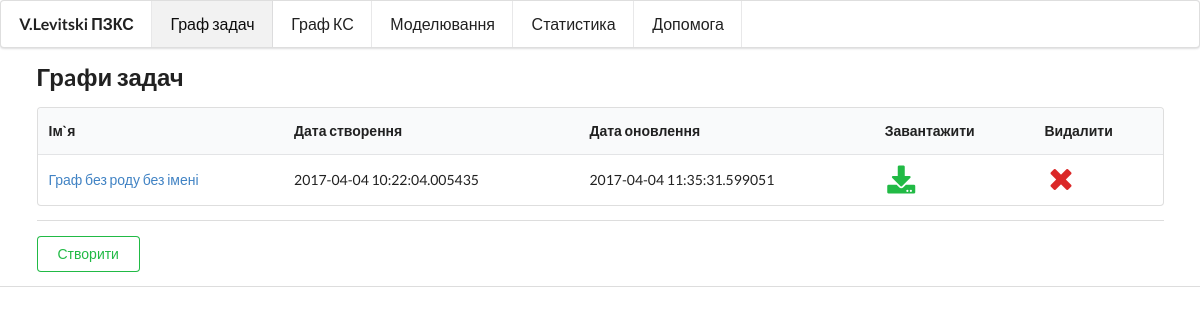
/task-graph/, run on an earlier commit of the app's database.
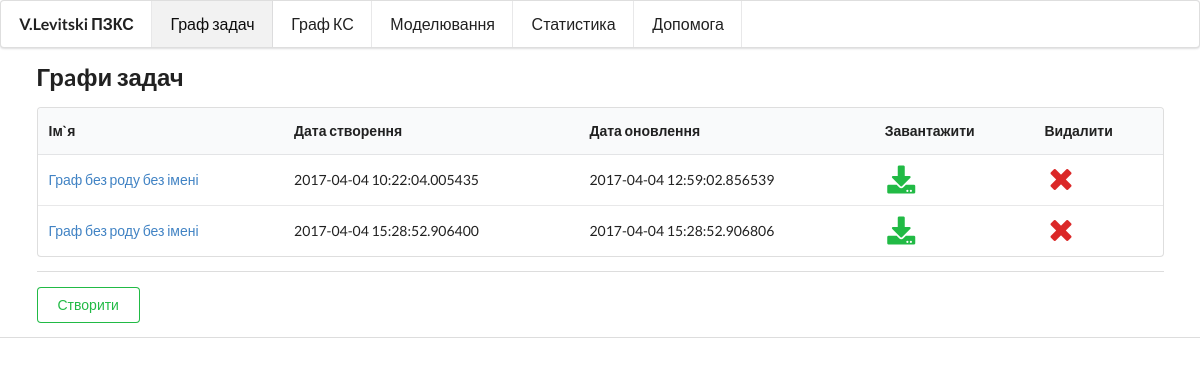
And on a later commit of the database.
### app.py (models this page shows)
class TaskGraph(db.Model):
    id = db.Column(db.Integer, primary_key=True, autoincrement=True)
    name = db.Column(db.String)
    created_at = db.Column(db.DateTime)
    updated_at = db.Column(db.DateTime)
    data = db.Column(db.String)

### app.py (the view)
@app.route('/task-graph/')
def task_graph():
    graphs = TaskGraph.query.all()
    return render_template('task_graph.html', graphs=graphs)

### templates/task_graph.html (shortened to what this page needs)
{% extends "index.html" %}
{% block head %}
    {{ super() }}
{% endblock %}
{% block content %}
    {{ super() }}
    <div class="ui container">
        {% if graphs %}
            <h2>Грaфи задач</h2>
            <table class="ui table">
                <thead>
                <tr>
                    <th>Ім`я</th>
                    <th>Дата створення</th>
                    <th>Дата оновлення</th>
                    <th>Завантажити</th>
                    <th>Видалити</th>
                </tr>
                </thead>
                <tbody>
                {% for g in graphs %}
                    <tr>
                        <td>
                            <a href="{{ url_for('save_task_graph',id=g.id) }}">
                                {{ g.name }}
                            </a>
                        </td>
                        <td>{{ g.created_at }}</td>
                        <td>{{ g.updated_at }}</td>
                        <td>
                            <a href="{{ url_for('download_task_graph', id=g.id) }}"><i
                                    class="download big green icon"></i></a>
                        </td>
                        <td>
                            <a href="{{ url_for('delete_task_graph', id=g.id) }}"><i
                                    class="remove big red icon"></i></a></td>
                    </tr>
                {% endfor %}
                </tbody>
            </table>
        {% endif %}
        <div class="ui divider"></div>
        <a class="ui basic positive button"
           href="{{ url_for('save_task_graph') }}">Створити</a></div>
    </div>
{% endblock %}

### templates/index.html (shortened to what this page needs)
{% extends "base.html" %}
{% block head %}
{{ super() }}
{% endblock %}
{% block content %}
<div class="ui big menu">
    <span class="header item">V.Levitski ПЗКС</span>
    <a href="{{ url_for('task_graph') }}"
       class="{% if 'task_graph' in request.endpoint %}active{% endif %} item">
        Граф задач</a>
    <a href="{{ url_for('cs_graph') }}"
       class="{% if 'cs_graph' in request.endpoint %}active{% endif %} item">
        Граф КС</a>
    <a href="{{ url_for('modeling') }}"
       class="{% if 'modeling' in request.endpoint %}active{% endif %} item">
        Моделювання</a>
    <a href="{{ url_for('statistics') }}"
       class="{% if 'statistics' in request.endpoint%}active{% endif %} item">
        Статистика</a>
    <a href="{{ url_for('help') }}"
       class="{% if 'help' in request.endpoint %}active{% endif %} item">
        Допомога</a>
</div>
{% endblock %}

### templates/base.html (shortened to what this page needs)
<!doctype html>
<html>
<head>
    {% block head %}
    <link rel="stylesheet"
          href="https://cdnjs.cloudflare.com/ajax/libs/semantic-ui/2.2.9/semantic.min.css">
    {% endblock %}
</head>
<body>
<div id="content">{% block content %}{% endblock %}</div>
<div id="footer" class="footer-right">
    {% block footer %}
        <div class="ui divider"></div>
    {% endblock %}
</div>
</body>
</html>

What changed in the data, as far as the page shows it:
changed TaskGraph (number 1 of 2 on the later page): updated_at "2017-04-04 11:35:31.599051" → "2017-04-04 12:59:02.856539"
added TaskGraph: name "Граф без роду без імені", created_at "2017-04-04 15:28:52.906400", updated_at "2017-04-04 15:28:52.906806"
